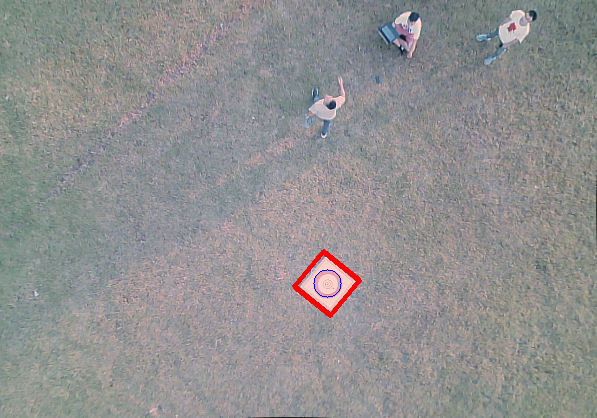
#> input picture 6.png, 597 x 418 px, given as the content of the folder ./shiyantupian, which was not available
$ python testScript.py
#> lines starting #> are read from the running program, lines starting #| are printed output that depends on the picture; after the words box and inside, x2 and y2 are one past the last pixel; in counts of white or black regions, pixels touching at a corner belong together; pictures that were not available may be replaced by others from this repository, and a replacement may not be noted
### functions.py
# -*- coding: utf-8 -*-
"""
Created on Thu Jun 27 10:33:36 2019

@author: PYN
"""
import cv2
import numpy as np
import math
from settings import Settings
import glob
import threading
import datetime
import time
import os

# [20 lines left out: functions find_red_region, find_head_direction, not called in this run]


#高空利用形态学寻找目标 and 红色区域找圆, 注意标志周围背景不能是白色，否则会形成连通区域干扰检测
def findtarget_method_5(parameters,img):
    Target = []
    gray = cv2.cvtColor(img, cv2.COLOR_BGR2GRAY)
    average = np.mean(gray)
    gray = cv2.medianBlur(gray, 5)
    ret, binary = cv2.threshold(gray, average*1.3, 255, cv2.THRESH_BINARY)#主要调整thresh
    binary = cv2.erode(binary, None, iterations=2)  # 腐蚀
    binary = cv2.dilate(binary, None, iterations=4)  # 膨胀
    # cv2.imshow('binary',binary)
    cnts0, hie = cv2.findContours(binary, cv2.RETR_EXTERNAL, cv2.CHAIN_APPROX_SIMPLE)
    for j in range(len(cnts0)):
        cnt = cnts0[j]
        (x, y), radius = cv2.minEnclosingCircle(cnt)
        cntArea = cv2.contourArea(cnt)
        if cntArea > 800:
            rect = cv2.minAreaRect(cnt)
            rectArea = rect[1][0] * rect[1][1]
            # print('rect', rect)
            # print('area bi:', cntArea / rectArea)
            if cntArea / rectArea > 0.85:#可调整是否是一个完整的矩形0.85
                if x-radius < 0:
                    xcmin = 0
                else:
                    xcmin = int(x - radius)
                if x+radius > parameters.photo_width:
                    xcmax = parameters.photo_width
                else:
                    xcmax = int(x + radius)
                if y-radius < 0:
                    ycmin = 0
                else:
                    ycmin = int(y - radius)
                if y+radius > parameters.photo_high:
                    ycmax = parameters.photo_high
                else:
                    ycmax = int(y + radius)
                #先进行灰度图找轮廓，一旦找到直接返回找到目标
                box = cv2.boxPoints(rect)
                if (parameters.method_5_flag == 0 or parameters.method_5_flag == 1):
                    region = gray[ycmin:ycmax, xcmin:xcmax]
                    # average = np.mean(region)
                    ret, binary = cv2.threshold(region, average * 1.3, 255, cv2.THRESH_BINARY_INV)
                    # cv2.imshow('huidu',binary)
                    cnts, hie = cv2.findContours(binary, cv2.RETR_CCOMP, cv2.CHAIN_APPROX_SIMPLE)
                    if len(cnts) > 0:
                        hi = hie[0]
                        for i in range(len(hi)):
                            if not (hi[i][2] == -1):
                                if hi[hi[i][2]][3] == i:
                                    (x0, y0), radius0 = cv2.minEnclosingCircle(cnts[i])
                                    (x1, y1), radius1 = cv2.minEnclosingCircle(cnts[hi[i][2]])
                                    nom = np.linalg.norm([int(x1 - x0), int(y1 - y0)], ord=2)
                                    bi = radius0 / radius1
                                    # print('nom', nom, 'bi', bi)
                                    if nom < 10 and bi < 1.8 and bi > 1.1 and radius0 < radius * 0.7:
                                        Target.append([round(x0, 2), round(y0, 2), round(radius0, 2), round(bi, 3)])
                        if len(Target) > 0: #灰度图法成功找到目标
                            parameters.method_5_flag = 1
                            i = np.argmax(np.mat(Target)[:, 2])
                            Target = Target[i]
                            return [True, (round(Target[0] + xcmin, 2), round(Target[1] + ycmin, 2), box),round(Target[2], 2), 1]  # r若能找到结构则找结构
                    #没有return说明没有找到目标
                    parameters.method_5_flag = 0
                if (parameters.method_5_flag == 0 or parameters.method_5_flag ==2):#红色掩模法
                    region = img[ycmin:ycmax,xcmin:xcmax]
                    hsv = cv2.cvtColor(region, cv2.COLOR_BGR2HSV)
                    red_mask1 = cv2.inRange(hsv, parameters.red_lower1, parameters.red_upper1)
                    red_mask2 = cv2.inRange(hsv, parameters.red_lower2, parameters.red_upper2)
                    red_mask3 = cv2.add(red_mask1, red_mask2)
                    red_mask = [red_mask1,red_mask2,red_mask3]
                    for mask in red_mask:
                        # cv2.imshow('yanmo', mask)
                        cnts_r, hie = cv2.findContours(mask.copy(), cv2.RETR_EXTERNAL, cv2.CHAIN_APPROX_SIMPLE) #注意这里红色掩模只取red_mask2
                        if len(cnts_r)>0:
                            c = max (cnts_r, key = cv2.contourArea)
                            (x2, y2), radius2 = cv2.minEnclosingCircle(c)
                            redArea = radius2 * radius2 * math.pi
                            # print('area bi2', redArea / rectArea)
                            if redArea/rectArea > 0.2:  #红色区域面积达到一定要求
                                # print('area bi2',redArea/rectArea)
                                nom = np.linalg.norm([int(x2+xcmin - x), int(y2+ycmin - y)], ord=2)
                                # print("norm",nom)
                                if nom < 5:  #红色区域与白色区域圆心重合
                                    parameters.method_5_flag = 2
                                    return [True, (round(x2 + xcmin, 2), round(y2 + ycmin, 2), box), round(radius2, 2),1]  # 找不到结构返回符合颜色条件的目标
                        #没有return则没有找到目标
                    parameters.method_5_flag = 0
    return None

# [18 lines left out: function test, not called in this run]
def findtarget_inpictures_5():
    x = 0
    for root, dirs, files in os.walk('./shiyantupian'):
        for d in dirs:
            print(d)
        for file in files:
            print(file)
            img_path = root + '/' + file
            img = cv2.imread(img_path)
#> img is the input picture: shape (418, 597, 3); mean B, G, R 144.8, 144.5, 145.3
            # print(img_path, img.shape)
            #图像处理
            parameters = Settings()
            img = correctdistortion(parameters, img)
            img = whitebalance(img)
            message = findtarget_method_5(parameters, img)
            if not (message is None):
                cv2.circle(img, (int(message[1][0]), int(message[1][1])), int(message[2]), [255, 0, 0], 1)
                cv2.line(img, (int(message[1][2][0][0]), int(message[1][2][0][1])),
                         (int(message[1][2][1][0]), int(message[1][2][1][1])), (0, 0, 255), 3)
                cv2.line(img, (int(message[1][2][1][0]), int(message[1][2][1][1])),
                         (int(message[1][2][2][0]), int(message[1][2][2][1])), (0, 0, 255), 3)
                cv2.line(img, (int(message[1][2][2][0]), int(message[1][2][2][1])),
                         (int(message[1][2][3][0]), int(message[1][2][3][1])), (0, 0, 255), 3)
                cv2.line(img, (int(message[1][2][3][0]), int(message[1][2][3][1])),
                         (int(message[1][2][0][0]), int(message[1][2][0][1])), (0, 0, 255), 3)
            x = x + 1
            img_saving_path = './result/' + str(x) + '.png'
            print(img_saving_path)
            cv2.imwrite(img_saving_path, img)

# [400 lines left out: functions test_findtarget_method_5, findtarget_method_6, test_findtarget_method_6, findtarget_method_7, test_findtarget_method_7, findTarget and 5 more, not called in this run]

def correctdistortion(parameters, img):
    h, w = img.shape[:2]
#> h = 418; w = 597
    newcameramtx, roi = cv2.getOptimalNewCameraMatrix(parameters.mtx, parameters.dist, (w, h), 1, (w, h))
#> roi = (23, 31, 551, 363)
    img = cv2.undistort(img, parameters.mtx, parameters.dist, None, newcameramtx)
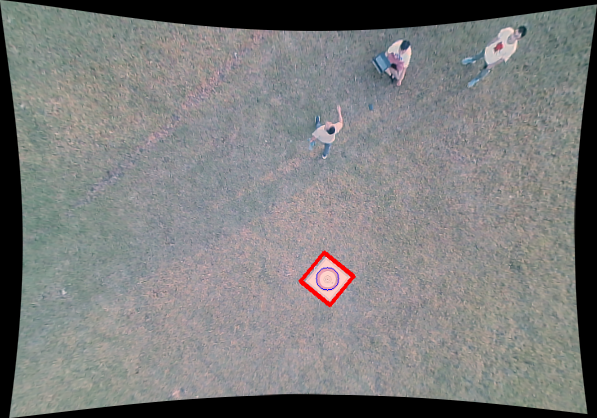
#> img: shape (418, 597, 3); mean of channels 0, 1, 2 124.2, 124.5, 124.3; drawn as B, G, R
    x, y, w, h = roi
#> x = 23; y = 31; w = 551; h = 363
    img = img[y:y + h, x:x + w]
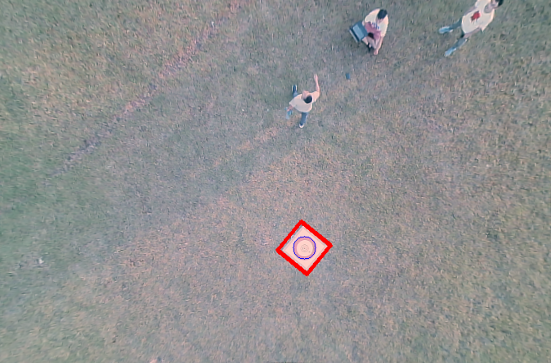
#> img: shape (363, 551, 3); mean of channels 0, 1, 2 144.6, 144.5, 144.9; drawn as B, G, R
    parameters.photo_width = w
#> parameters.photo_width = 551
    parameters.photo_high = h
#> parameters.photo_high = 363
    return img
#白平衡会使得白色区域检测为红色redmask1,白平衡对灰度图影响不大，但对颜色检测影响很大
def whitebalance(img):

    dst = cv2.resize(img, (32,24), 0, cv2.INTER_AREA)
    b, g, r = cv2.split(dst)
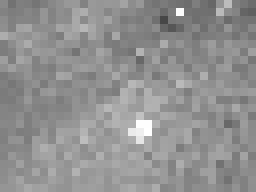
#> r: shape (24, 32) (shown 8 times larger); min 71, max 255, mean 145.1
    bmean = np.mean(b)
#> bmean = 144.7
    gmean = np.mean(g)
#> gmean = 144.8
    rmean = np.mean(r)
#> rmean = 145.1
    b, g, r = cv2.split(img)
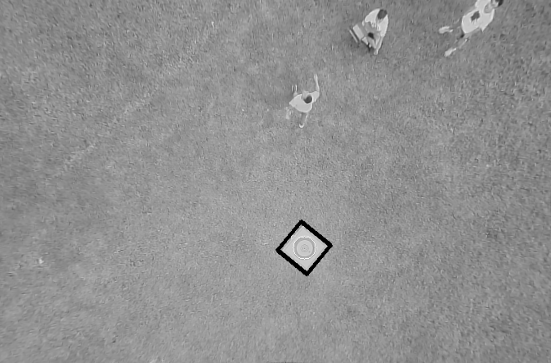
#> b: shape (363, 551); min 0, max 253, mean 144.6
#> g: shape (363, 551)
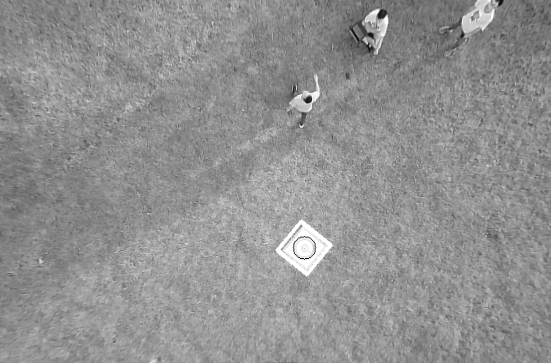
#> r: shape (363, 551); min 6, max 255, mean 144.9

    kb = (bmean + gmean + rmean) / (3 * bmean)
#> kb = 1
    kg = (bmean + gmean + rmean) / (3 * gmean)
#> kg = 1
    kr = (bmean + gmean + rmean) / (3 * rmean)
#> kr = 0.998

    b = b * kb
    if kb > 1:
        b[b > 255] = 255
    b = b.astype(np.uint8)

    g = g * kg
    if kg > 1:
        g[g > 255] = 255
    g = g.astype(np.uint8)

    r = r * kr
    if kr > 1:
        r[r > 255] = 255
    r = r.astype(np.uint8)
    img_0 = cv2.merge([b, g, r])
    return img_0

### settings.py
import cv2
import numpy as np

class Settings():
    def __init__(self):
        self.photo_width=640
        self.photo_high=480
        self.flag=0
        #红色圆环外圆，单位cm
        self.circle_1 = 30
        self.circle_2 = 10
        self.circle_3 = 6
        self.circle_4 = 2
        self.red_lower1=np.array([0,43,46])
        self.red_upper1=np.array([10,255,255])
        self.red_lower2=np.array([156,43,46])
        self.red_upper2=np.array([180,255,255])
        self.focalLength=603
        self.mtx=np.array([[604.719,0,309.609],[0,602.588,238.048],[0,0,1]])
        self.dist=np.array([-0.464793,0.259029,0.001081,0.001159])
        self.lastRadius = 0
        self.lastbi = 0
        self.circlenumber = 1
        self.abnormalData = []
        self.ifchange = [0,0]
        self.method_6_flag = 0 #0两种方法都可以，1红色掩模法，2灰度图法
        self.method_5_flag = 0 #0两种方法都可以，1灰度图法，2红色掩模法
        self.isfindTarget = [False, 0] #判断是否找到目标

### testScript.py
from functions import  findtarget_inpictures_5
import cv2
import time

from settings import Settings
import multiprocessing

findtarget_inpictures_5()
#> in findtarget_method_5, `average = np.mean(gray)`: average = 144.3
#> in findtarget_method_5, `ret, binary = cv2.threshold(gray, average*1.3, 255, cv2.THRESH_BINARY)..`:
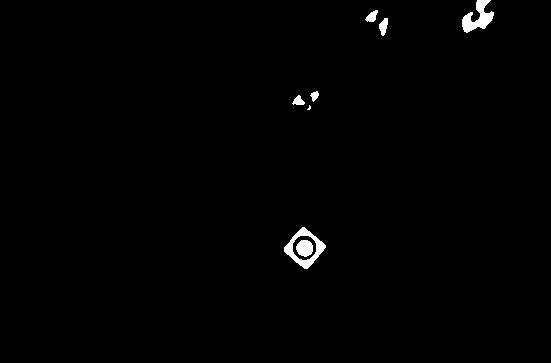
#> binary: shape (363, 551); 0.83% white; 8 white regions (1 under 20 px), largest, box (x1, y1, x2, y2) and area: (284, 227, 326, 269) 570, (462, 0, 494, 33) 525, (296, 240, 313, 257) 225
#> in findtarget_method_5, `ret, binary = cv2.threshold(gray, average*1.3, 255, cv2.THRESH_BINARY)..`: ret = 187
#> in findtarget_method_5, `binary = cv2.erode(binary, None, iterations=2)`: binary: shape (363, 551); 0.23% white; 11 white regions (5 under 20 px), largest, box (x1, y1, x2, y2) and area: (464, 14, 491, 30) 156, (299, 242, 311, 254) 106, (478, 0, 487, 11) 50, (318, 243, 323, 252) 28, (286, 245, 291, 253) 24, (301, 261, 311, 266) 24
#> in findtarget_method_5, `binary = cv2.dilate(binary, None, iterations=4)`:
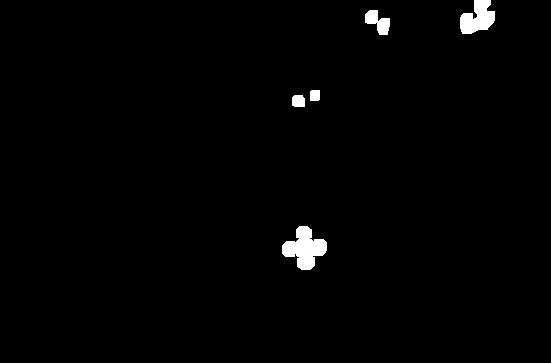
#> binary: shape (363, 551); 1.3% white; 5 white regions
#> in findtarget_method_5, `cnts0, hie = cv2.findContours(binary, cv2.RETR_EXTERNAL, cv2.CHAIN_APP..`: cnts0 = 5 contours; box (x1, y1, x2, y2) and area: (282, 226, 327, 270) 1046, (460, 0, 495, 34) 729, (365, 10, 390, 35) 314, (292, 95, 305, 107) 124, (310, 90, 320, 101) 89; hie = [[1, -1, -1, -1], [2, 0, -1, -1], [3, 1, -1, -1], [4, 2, -1, -1], [-1, 3, -1, -1]]
#> the loop in findtarget_method_5, `for j in range(len(cnts0)):` made 5 passes
#> (x, y, radius, cntArea, rect, rectArea) on pass 1: (304, 247.5, 22.68, 1045.5, ((304.2, 247.7), (37.52, 37.35), -49.76), 1401.4)
#> (x, y, radius, cntArea) on passes 2 to 5: (298.2, 101.2, 7.51, 124.5), (314.5, 95, 6.73, 89), (377.4, 22.43, 15.02, 314.5), (476, 16.5, 21.64, 729)
#> after the loop in findtarget_method_5, `for j in range(len(cnts0)):`: Target = []; ret = 187
